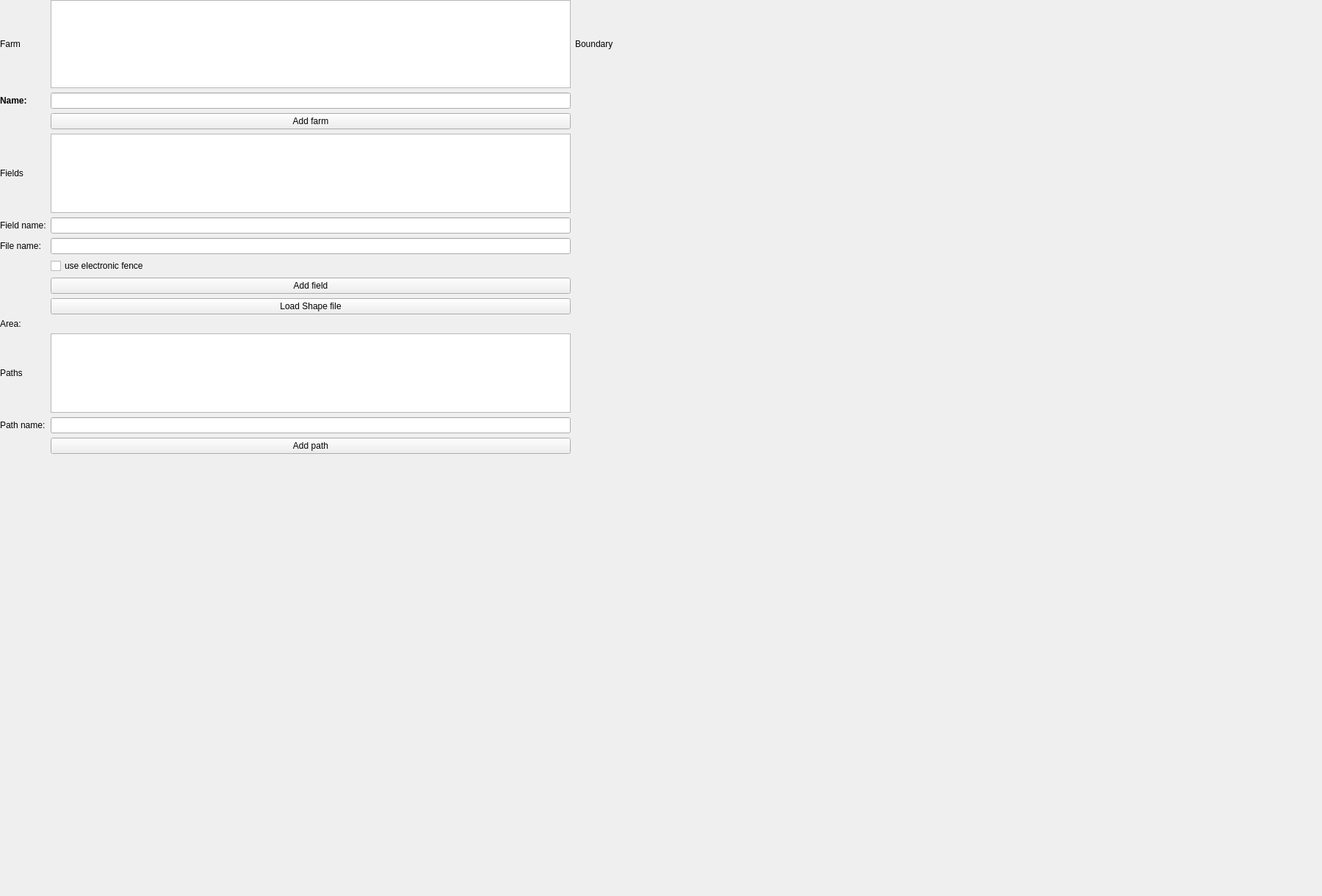
      <widget class="QWidget" name="tabFarm">
       <attribute name="icon">
        <iconset theme="SystemLogOut">
         <normaloff>512px-Font_Awesome_5_solid_seedling.svg.png</normaloff>512px-Font_Awesome_5_solid_seedling.svg.png</iconset>
       </attribute>
       <attribute name="title">
        <string/>
       </attribute>
       <attribute name="toolTip">
        <string>Fields</string>
       </attribute>
       <widget class="QWidget" name="gridLayoutWidget_3">
        <property name="geometry">
         <rect>
          <x>0</x>
          <y>0</y>
          <width>835</width>
          <height>618</height>
         </rect>
        </property>
        <layout class="QGridLayout" name="gridlayout_3">
         <item row="2" column="2">
          <widget class="QPushButton" name="pushButton_farm">
           <property name="text">
            <string>Add farm</string>
           </property>
          </widget>
         </item>
         <item row="4" column="0">
          <widget class="QLabel" name="labelFieldname">
           <property name="text">
            <string>Field name:</string>
           </property>
          </widget>
         </item>
         <item row="11" column="0">
          <widget class="QLabel" name="label_6">
           <property name="text">
            <string>Path name:</string>
           </property>
          </widget>
         </item>
         <item row="4" column="2">
          <widget class="QLineEdit" name="fieldnameEdit">
           <property name="enabled">
            <bool>true</bool>
           </property>
          </widget>
         </item>
         <item row="10" column="2">
          <widget class="QTableView" name="pathTable">
           <property name="selectionBehavior">
            <enum>QAbstractItemView::SelectionBehavior::SelectRows</enum>
           </property>
          </widget>
         </item>
         <item row="8" column="2">
          <widget class="QPushButton" name="pushButton_load_shapefile">
           <property name="text">
            <string>Load Shape file</string>
           </property>
          </widget>
         </item>
         <item row="3" column="2">
          <widget class="QTableView" name="fieldTable">
           <property name="selectionBehavior">
            <enum>QAbstractItemView::SelectionBehavior::SelectRows</enum>
           </property>
          </widget>
         </item>
         <item row="10" column="0">
          <widget class="QLabel" name="labelPaths">
           <property name="text">
            <string>Paths</string>
           </property>
          </widget>
         </item>
         <item row="1" column="0">
          <widget class="QLabel" name="label_16">
           <property name="text">
            <string>&lt;html&gt;&lt;head/&gt;&lt;body&gt;&lt;p&gt;&lt;span style=&quot; font-weight:700;&quot;&gt;Name:&lt;/span&gt;&lt;/p&gt;&lt;/body&gt;&lt;/html&gt;</string>
           </property>
          </widget>
         </item>
         <item row="6" column="2">
          <widget class="QCheckBox" name="fencedCheckBox">
           <property name="text">
            <string>use electronic fence</string>
           </property>
          </widget>
         </item>
         <item row="5" column="2">
          <widget class="QLineEdit" name="filenameEdit"/>
         </item>
         <item row="7" column="2">
          <widget class="QPushButton" name="pushButton_field">
           <property name="text">
            <string>Add field</string>
           </property>
          </widget>
         </item>
         <item row="3" column="0">
          <widget class="QLabel" name="labelFields">
           <property name="text">
            <string>Fields</string>
           </property>
          </widget>
         </item>
         <item row="9" column="2">
          <widget class="QLabel" name="label_area_ha">
           <property name="text">
            <string/>
           </property>
          </widget>
         </item>
         <item row="1" column="2">
          <widget class="QLineEdit" name="locationnameEdit">
           <property name="enabled">
            <bool>true</bool>
           </property>
          </widget>
         </item>
         <item row="0" column="2">
          <widget class="QTableView" name="farmTable">
           <property name="sizePolicy">
            <sizepolicy hsizetype="MinimumExpanding" vsizetype="Fixed">
             <horstretch>0</horstretch>
             <verstretch>0</verstretch>
            </sizepolicy>
           </property>
           <property name="minimumSize">
            <size>
             <width>600</width>
             <height>120</height>
            </size>
           </property>
           <property name="selectionBehavior">
            <enum>QAbstractItemView::SelectionBehavior::SelectRows</enum>
           </property>
          </widget>
         </item>
         <item row="12" column="2">
          <widget class="QPushButton" name="pushButton_path">
           <property name="text">
            <string>Add path</string>
           </property>
          </widget>
         </item>
         <item row="5" column="0">
          <widget class="QLabel" name="label">
           <property name="text">
            <string>File name:</string>
           </property>
          </widget>
         </item>
         <item row="11" column="2">
          <widget class="QLineEdit" name="pathnameEdit"/>
         </item>
         <item row="0" column="0">
          <widget class="QLabel" name="labelFarm">
           <property name="text">
            <string>Farm</string>
           </property>
          </widget>
         </item>
         <item row="9" column="0">
          <widget class="QLabel" name="labelArea">
           <property name="text">
            <string>Area:</string>
           </property>
          </widget>
         </item>
         <item row="0" column="3">
          <widget class="QLabel" name="label_11">
           <property name="text">
            <string>Boundary</string>
           </property>
          </widget>
         </item>
        </layout>
       </widget>
       <widget class="MapWidget" name="mapWidgetFields" native="true">
        <property name="geometry">
         <rect>
          <x>830</x>
          <y>0</y>
          <width>961</width>
          <height>1211</height>
         </rect>
        </property>
        <property name="sizePolicy">
         <sizepolicy hsizetype="Expanding" vsizetype="Expanding">
          <horstretch>1</horstretch>
          <verstretch>0</verstretch>
         </sizepolicy>
        </property>
       </widget>
      </widget>
